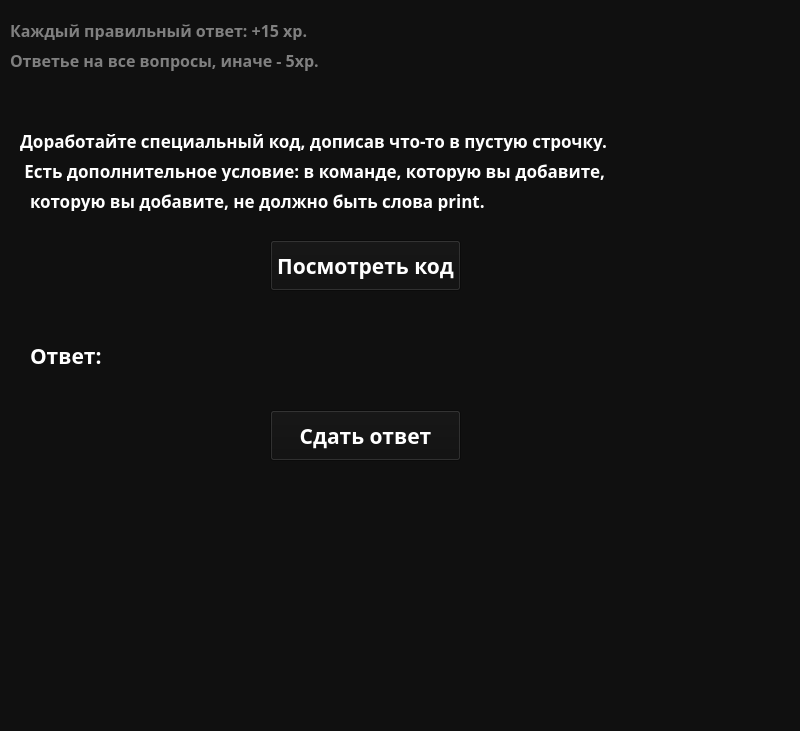
<?xml version="1.0" encoding="UTF-8"?>
<ui version="4.0">
 <class>MainWindow</class>
 <widget class="QMainWindow" name="MainWindow">
  <property name="geometry">
   <rect>
    <x>0</x>
    <y>0</y>
    <width>800</width>
    <height>731</height>
   </rect>
  </property>
  <property name="windowTitle">
   <string>MainWindow</string>
  </property>
  <property name="styleSheet">
   <string notr="true">QWidget {
	color: white;
	background-color: #101010;
	font-family: Rubik;
	font-size: 16pt;
	font-weight: 600;
}</string>
  </property>
  <widget class="QWidget" name="centralwidget">
   <widget class="QLabel" name="label_2">
    <property name="geometry">
     <rect>
      <x>10</x>
      <y>10</y>
      <width>781</width>
      <height>41</height>
     </rect>
    </property>
    <property name="styleSheet">
     <string notr="true">QWidget {
	color: grey;
	background-color: #101010;
	font-family: Rubik;
	font-size: 12pt;
	font-weight: 600;
}</string>
    </property>
    <property name="text">
     <string>Каждый правильный ответ: +15 xp.</string>
    </property>
   </widget>
   <widget class="QLabel" name="label_5">
    <property name="geometry">
     <rect>
      <x>10</x>
      <y>40</y>
      <width>781</width>
      <height>41</height>
     </rect>
    </property>
    <property name="styleSheet">
     <string notr="true">QWidget {
	color: grey;
	background-color: #101010;
	font-family: Rubik;
	font-size: 12pt;
	font-weight: 600;
}</string>
    </property>
    <property name="text">
     <string>Ответье на все вопросы, иначе - 5xp.</string>
    </property>
   </widget>
   <widget class="QLabel" name="label">
    <property name="geometry">
     <rect>
      <x>20</x>
      <y>130</y>
      <width>751</width>
      <height>21</height>
     </rect>
    </property>
    <property name="styleSheet">
     <string notr="true">QWidget {
	color: white;
	background-color: #101010;
	font-family: Rubik;
	font-size: 13pt;
	font-weight: 600;
}</string>
    </property>
    <property name="text">
     <string>Доработайте специальный код, дописав что-то в пустую строчку.</string>
    </property>
   </widget>
   <widget class="QLabel" name="label_3">
    <property name="geometry">
     <rect>
      <x>20</x>
      <y>160</y>
      <width>751</width>
      <height>21</height>
     </rect>
    </property>
    <property name="styleSheet">
     <string notr="true">QWidget {
	color: white;
	background-color: #101010;
	font-family: Rubik;
	font-size: 13pt;
	font-weight: 600;
}</string>
    </property>
    <property name="text">
     <string> Есть дополнительное условие: в команде, которую вы добавите,</string>
    </property>
   </widget>
   <widget class="QLabel" name="label_4">
    <property name="geometry">
     <rect>
      <x>30</x>
      <y>190</y>
      <width>751</width>
      <height>21</height>
     </rect>
    </property>
    <property name="styleSheet">
     <string notr="true">QWidget {
	color: white;
	background-color: #101010;
	font-family: Rubik;
	font-size: 13pt;
	font-weight: 600;
}</string>
    </property>
    <property name="text">
     <string>которую вы добавите, не должно быть слова print.</string>
    </property>
   </widget>
   <widget class="QPushButton" name="pushButton">
    <property name="geometry">
     <rect>
      <x>270</x>
      <y>240</y>
      <width>191</width>
      <height>51</height>
     </rect>
    </property>
    <property name="text">
     <string>Посмотреть код</string>
    </property>
   </widget>
   <widget class="QLabel" name="label_6">
    <property name="geometry">
     <rect>
      <x>30</x>
      <y>340</y>
      <width>81</width>
      <height>31</height>
     </rect>
    </property>
    <property name="text">
     <string>Ответ:</string>
    </property>
   </widget>
   <widget class="QPushButton" name="pushButton_2">
    <property name="geometry">
     <rect>
      <x>270</x>
      <y>410</y>
      <width>191</width>
      <height>51</height>
     </rect>
    </property>
    <property name="text">
     <string>Сдать ответ</string>
    </property>
   </widget>
  </widget>
  <widget class="QMenuBar" name="menubar">
   <property name="geometry">
    <rect>
     <x>0</x>
     <y>0</y>
     <width>800</width>
     <height>31</height>
    </rect>
   </property>
  </widget>
  <widget class="QStatusBar" name="statusbar"/>
 </widget>
 <resources/>
 <connections/>
</ui>
